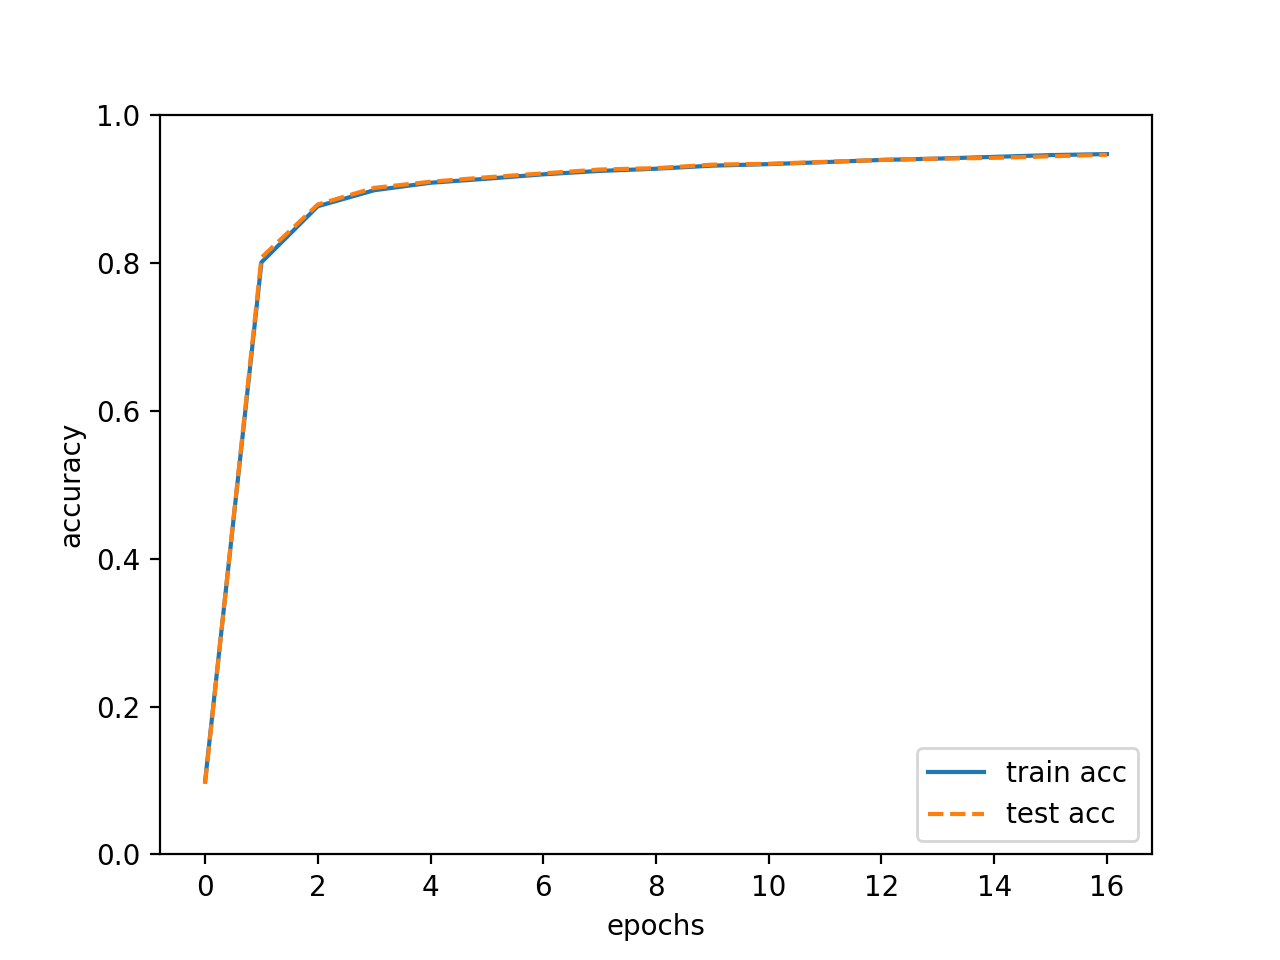

Recreate this plot in Python.
# coding: utf-8
import sys, os

sys.path.append(os.pardir)  # 親ディレクトリのファイルをインポートするための設定
import numpy as np
import matplotlib.pyplot as plt
from dataset.mnist import load_mnist
from two_layer_net import TwoLayerNet

# データの読み込み
(x_train, t_train), (x_test, t_test) = load_mnist(normalize=True, one_hot_label=True)

network = TwoLayerNet(input_size=784, hidden_size=50, output_size=10)

iters_num = 10000  # 繰り返しの回数を適宜設定する
train_size = x_train.shape[0]
batch_size = 100
learning_rate = 0.1

train_loss_list = []
train_acc_list = []
test_acc_list = []

iter_per_epoch = max(train_size / batch_size, 1)

for i in range(iters_num):
    batch_mask = np.random.choice(train_size, batch_size)
    x_batch = x_train[batch_mask]
    t_batch = t_train[batch_mask]

    # 勾配の計算
    # grad = network.numerical_gradient(x_batch, t_batch)
    grad = network.gradient(x_batch, t_batch)

    # パラメータの更新
    for key in ("W1", "b1", "W2", "b2"):
        network.params[key] -= learning_rate * grad[key]

    loss = network.loss(x_batch, t_batch)
    train_loss_list.append(loss)

    # １エポックごとに認識精度を計算
    if i % iter_per_epoch == 0:
        train_acc = network.accuracy(x_train, t_train)
        test_acc = network.accuracy(x_test, t_test)
        train_acc_list.append(train_acc)
        test_acc_list.append(test_acc)
        print("train acc, test acc | " + str(train_acc) + ", " + str(test_acc))
        # train acc, test acc | 0.09863333333333334, 0.0958
        # train acc, test acc | 0.8010166666666667, 0.8075
        # train acc, test acc | 0.87685, 0.8792
        # train acc, test acc | 0.8984666666666666, 0.9017
        # train acc, test acc | 0.9086166666666666, 0.91
        # train acc, test acc | 0.9140833333333334, 0.916
        # train acc, test acc | 0.92, 0.9213
        # train acc, test acc | 0.9246333333333333, 0.9265
        # train acc, test acc | 0.9276, 0.9284
        # train acc, test acc | 0.93175, 0.9331
        # train acc, test acc | 0.9338, 0.9343
        # train acc, test acc | 0.93655, 0.9369
        # train acc, test acc | 0.9394833333333333, 0.9395
        # train acc, test acc | 0.9413, 0.9412
        # train acc, test acc | 0.9436333333333333, 0.9423
        # train acc, test acc | 0.9460166666666666, 0.9444
        # train acc, test acc | 0.9473833333333334, 0.9465

# グラフの描画
markers = {"train": "o", "test": "s"}
x = np.arange(len(train_acc_list))
plt.plot(x, train_acc_list, label="train acc")
plt.plot(x, test_acc_list, label="test acc", linestyle="--")
# plt.plot(train_loss_list)
plt.xlabel("epochs")
plt.ylabel("accuracy")
plt.ylim(0, 1.0)
plt.legend(loc="lower right")
plt.show()
